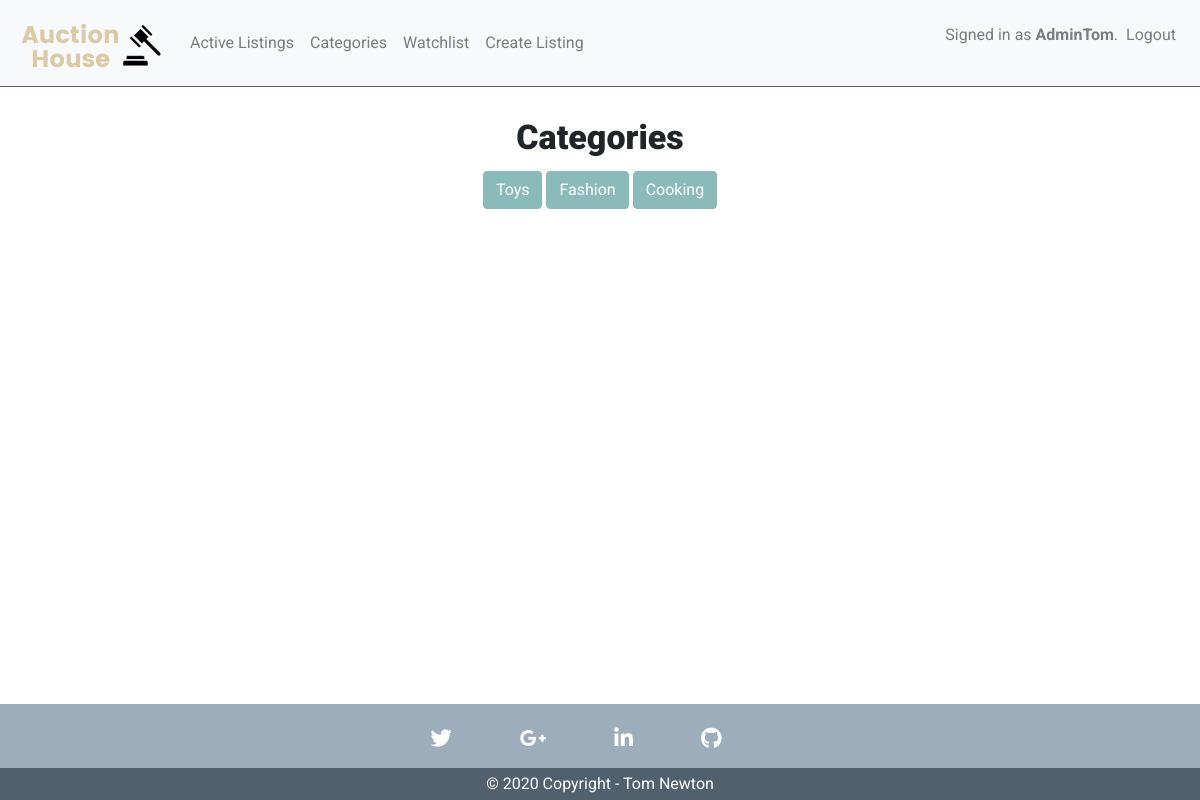
Page /categories (signed in) on the committed database.
### auctions/models.py (models this page shows)
class User(AbstractUser):
    pass

class Category(models.Model):
    name = models.CharField(max_length=120, default=None)
    def __str__(self):
        return self.name

### auctions/views.py (the view)
# urls.py: path("categories", views.categories, name="categories"),
@login_required(login_url='login')
def categories(request):
    categories = Category.objects.all()
    if request.method == 'POST':
        category = request.POST["category"]
        auctions = Auction.objects.filter(category=category)
        context = {
            'categories':categories,
            'auctions':auctions,
        }
        print("The selected category is: ", category)
        print("The auctions with this category are: ", auctions)
        return render(request, "auctions/categories.html", context)
    else:
        context = {
            'categories':categories,
        }
        return render(request, "auctions/categories.html", context)

### auctions/templates/auctions/categories.html (shortened to what this page needs)
{% extends "auctions/layout.html" %}
{% load static %}
{% block body %}
<section id="auction_listings">
    <div class="title">
        <h1>Categories</h1>
            <div class="btn-group" role="group" aria-label="Basic example">
                {% for item in categories %}
                    <form action="{% url 'categories' %}" method="post">
                    <button type="submit" class="btn btn-secondary" name="category" value="{{item}}">{{item}}</button>
                    <form>
                {% endfor %}
            </div>
    </div>
</section>
{% endblock %}

### auctions/templates/auctions/layout.html (shortened to what this page needs)
{% load static %}
<!DOCTYPE html>
<html lang="en">
    <head>
        <link rel="stylesheet" href="https://stackpath.bootstrapcdn.com/bootstrap/4.4.1/css/bootstrap.min.css">
        <link rel="stylesheet" href="https://pro.fontawesome.com/releases/v5.10.0/css/all.css"/>
        <link href="{% static 'auctions/styles.css' %}" rel="stylesheet">
    </head>
    <body>
    <div class="d-flex flex-column min-vh-100">
        <nav class="navbar navbar-expand-lg navbar-light bg-light">
                <a class="navbar-brand crop" href="{% url 'index' %}">
                    <img src="{% static 'auctions/images/logo.png' %}" alt="no">
                </a>
            <div class="collapse navbar-collapse" id="navbarSupportedContent">
                <ul class="navbar-nav mr-auto">
                    <li class="nav-item">
                        <a class="nav-link" href="{% url 'index' %}">Active Listings</a>
                    </li>
                    <li class="nav-item">
                        <a class="nav-link" href="{% url 'categories'%}">Categories</a>
                    </li>
                    <li class="nav-item">
                        <a class="nav-link" href="{% url 'watchlist' %}">
                            Watchlist
                        </a>
                    </li>
                    <li class="nav-item">
                        <a class="nav-link" href="{% url 'createlisting' %}">Create Listing</a>
                    </li>
                </ul>
                <ul class="navbar-nav ml-auto">
                    <p class="navbar-text">
                        {% if user.is_authenticated %}
                            Signed in as <strong>{{ user.username }}</strong>.
                        {% endif %}
                    </p>
                    <li class="nav-item">
                        {% if user.is_authenticated %}
                            <a class="nav-link" href="{% url 'logout' %}">Logout</a>
                        {% else %}
                            <ul class="navbar-nav ml-auto">
                                <a class="nav-link" href="{% url 'register' %}">Register</a>
                                <a class="nav-link" href="{% url 'login' %}">Login</a>
                            </ul>
                        {% endif %}
                </ul>
            </div>
        </nav>
        <main class="flex-fill">
        {% block body %}
        {% endblock %}
        </main>
    </body>
        <footer class="footer mt-4 pt-4">
            <div class="container">
                <ul class="list-unstyled list-inline text-center">
                    <li class="list-inline-item">
                        <a href="https://twitter.com/home" class="btn-floating mx-1" style="color: white;">
                            <i class="fab fa-twitter fa-lg white-text mr-md-5 mr-3 "></i>
                        </a>
                    </li>
                    <li class="list-inline-item">
                        <a href="mailto:thomasnewton270@gmail.com" class="btn-floating mx-1" style="color: white;">
                            <i class="fab fa-google-plus-g fa-lg white-text mr-md-5 mr-3"></i>
                        </a>
                    </li>
                    <li class="list-inline-item">
                        <a href="https://www.linkedin.com/in/thomas-newton-2a5037144/" class="btn-floating mx-1" style="color: white;">
                            <i class="fab fa-linkedin-in fa-lg white-text mr-md-5 mr-3"></i>
                        </a>
                    </li>
                    <li class="list-inline-item">
                        <a href="https://github.com/TomNewton1/commerce" class="btn-floating mx-1" style="color: white;">
                            <i class="fab fa-github fa-lg mr-md-5 mr-3"></i>
                        </a>
                    </li>
                </ul>
            </div>
        <div class="footer-copyright text-center py-1" style="color: white;">© 2020 Copyright - Tom Newton</div>
        </footer>
</html>

### auctions/static/auctions/styles.css (style rules this page uses)
* { font-family: 'Roboto', sans-serif; }
.navbar { border-bottom: 1px solid #7e4d72; }
.btn.btn-secondary { color: #fff; border-color: #8bbabb; background: #8bbabb; }
.footer { background-color: #9DADBC; }
.footer-copyright { background-color:#51606E; }
.crop { width: 150px; height: 70px; overflow: hidden; }
.crop img { width: 250px; height: 250px; margin: -90px 0 -25px -50px; }
#auction_listings { padding: 30px 0px; }
#auction_listings h1 { font-weight: 900; font-size: 34px; padding-bottom: 5px; }
.title { text-align: center; }

### rows in the picture
User: username "AdminTom"
Category: name "Toys"
Category: name "Fashion"
Category: name "Cooking"
